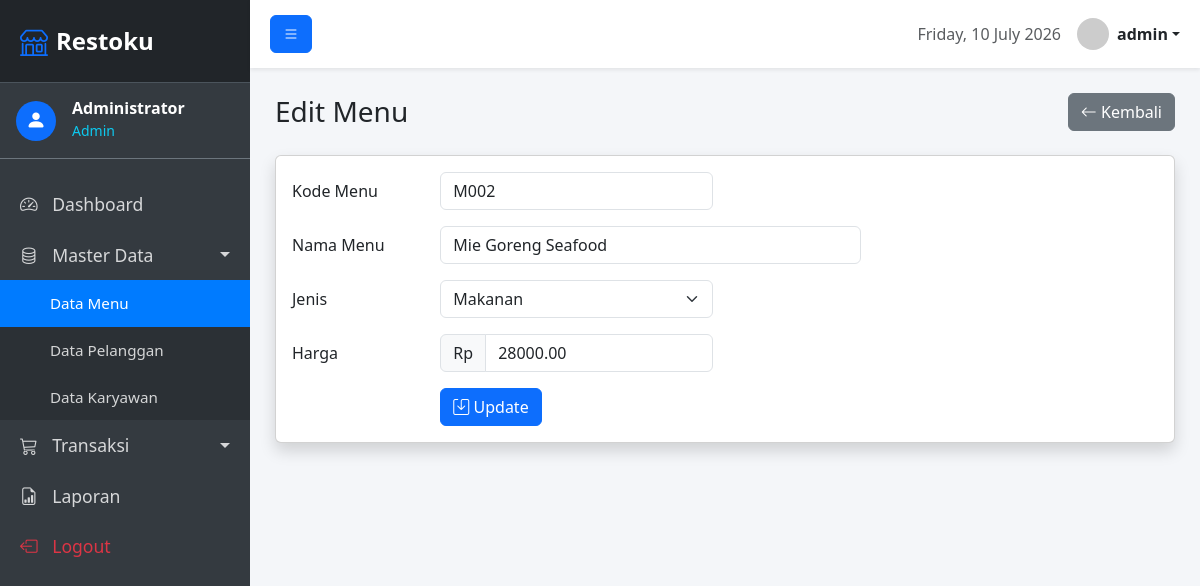
/menu/edit.php?id=M002 (signed in), run on the app's committed database.
### tables this page shows
CREATE TABLE menu (
    kode_menu VARCHAR(10) PRIMARY KEY,
    nama_menu VARCHAR(100) NOT NULL,
    jenis ENUM('Makanan','Minuman','Snack') NOT NULL,
    harga DECIMAL(12,2) NOT NULL
);

### menu/edit.php (the view, shortened to what this page needs)
<?php
require_once __DIR__ . '/../config/database.php';
require_once __DIR__ . '/../includes/header.php';
$kode_menu_lama = $_GET['id'];
$stmt = $pdo->prepare("SELECT * FROM menu WHERE kode_menu = ?");
$stmt->execute([$kode_menu_lama]);
$menu = $stmt->fetch();
?>
<div class="d-flex justify-content-between align-items-center mb-4">
    <h1 class="h3 mb-0 text-gray-800">Edit Menu</h1>
    <a href="index.php" class="btn btn-secondary"><i class="bi bi-arrow-left"></i> Kembali</a>
</div>
<div class="card shadow mb-4">
    <div class="card-body">
        <form action="" method="POST">
            <div class="mb-3 row">
                <label for="kode_menu" class="col-sm-2 col-form-label">Kode Menu</label>
                <div class="col-sm-4">
                    <input type="text" class="form-control" id="kode_menu" name="kode_menu" value="<?= htmlspecialchars($menu['kode_menu']) ?>" required>
                </div>
            </div>
            <div class="mb-3 row">
                <label for="nama_menu" class="col-sm-2 col-form-label">Nama Menu</label>
                <div class="col-sm-6">
                    <input type="text" class="form-control" id="nama_menu" name="nama_menu" value="<?= htmlspecialchars($menu['nama_menu']) ?>" required>
                </div>
            </div>
            <div class="mb-3 row">
                <label for="jenis" class="col-sm-2 col-form-label">Jenis</label>
                <div class="col-sm-4">
                    <select class="form-select" id="jenis" name="jenis" required>
                        <option value="Makanan" <?= ($menu['jenis'] == 'Makanan') ? 'selected' : '' ?>>Makanan</option>
                    </select>
                </div>
            </div>
            <div class="mb-3 row">
                <label for="harga" class="col-sm-2 col-form-label">Harga</label>
                <div class="col-sm-4">
                    <div class="input-group">
                        <span class="input-group-text">Rp</span>
                        <input type="number" class="form-control" id="harga" name="harga" min="0" value="<?= htmlspecialchars($menu['harga']) ?>" required>
                    </div>
                </div>
            </div>
            <div class="row">
                <div class="col-sm-2"></div>
                <div class="col-sm-10">
                    <button type="submit" class="btn btn-primary"><i class="bi bi-save"></i> Update</button>
                </div>
            </div>
        </form>
    </div>
</div>
<?php require_once __DIR__ . '/../includes/footer.php'; ?>

### includes/header.php (style rules this page uses)
:root { --sidebar-width: 250px; }
body { background-color: #f4f6f9; overflow-x: hidden; }

### data on the page
menu: kode_menu "M002", nama_menu "Mie Goreng Seafood", jenis "Makanan", harga "28000.00"

### other printed values
$_SESSION['nama'] "Administrator"
$_SESSION['level'] "Admin"
$_SESSION['username'] "admin"
